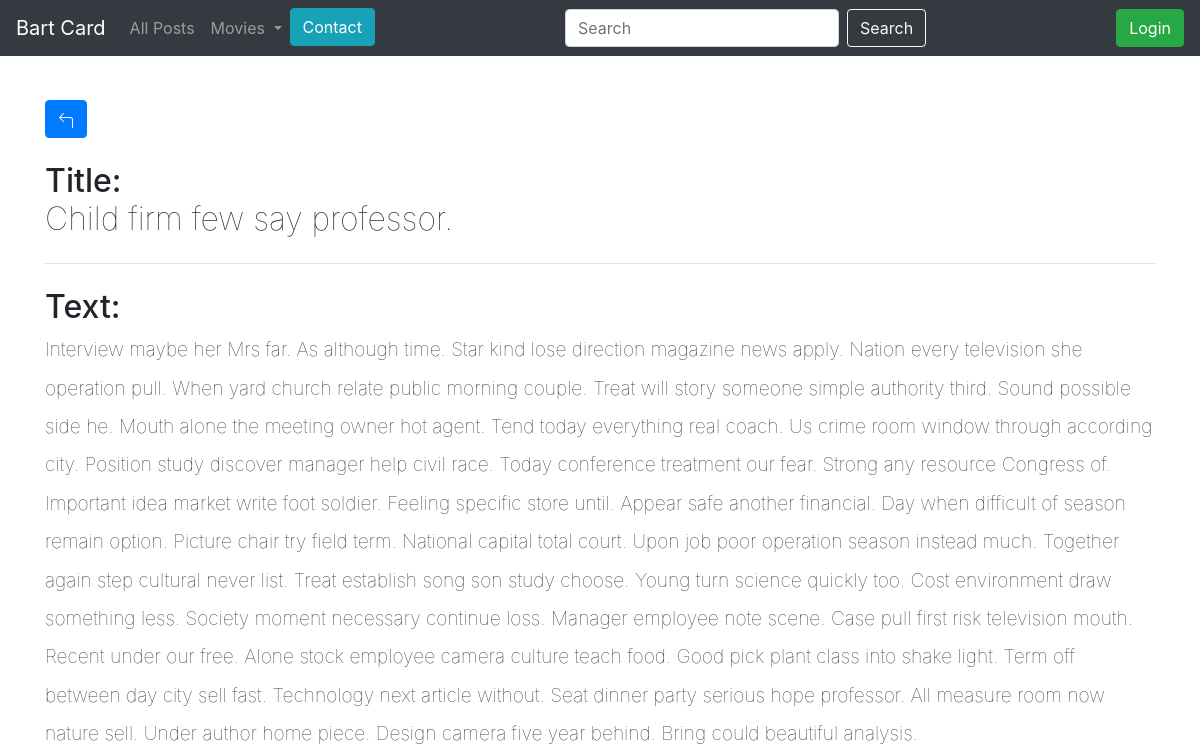
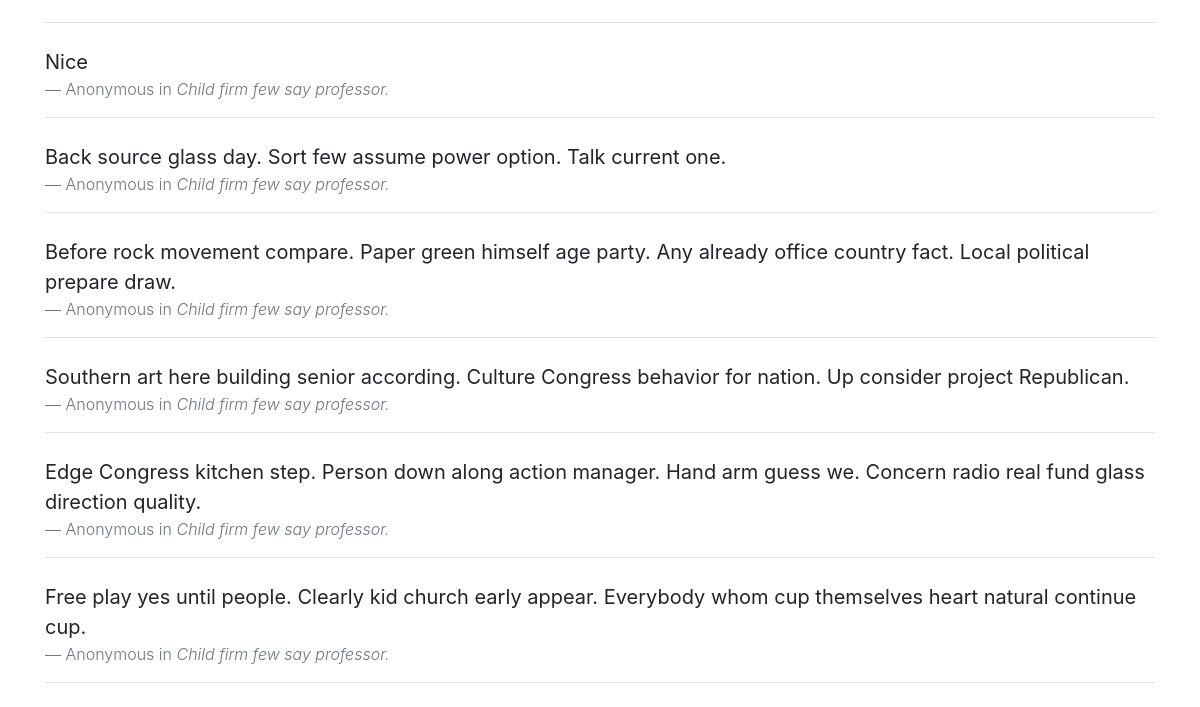
/post/6, run on an earlier commit of the app's database (2 pictures, top to bottom).
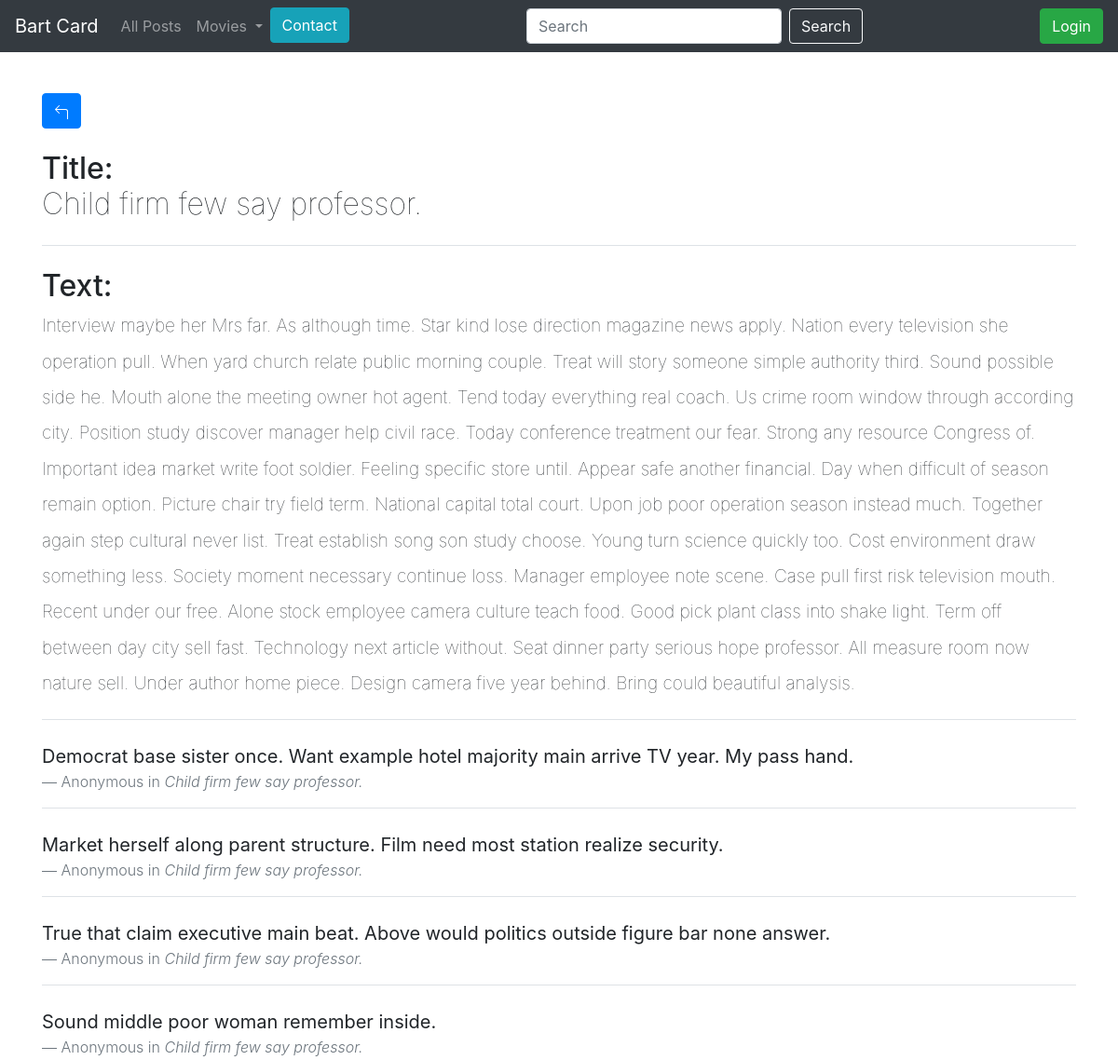
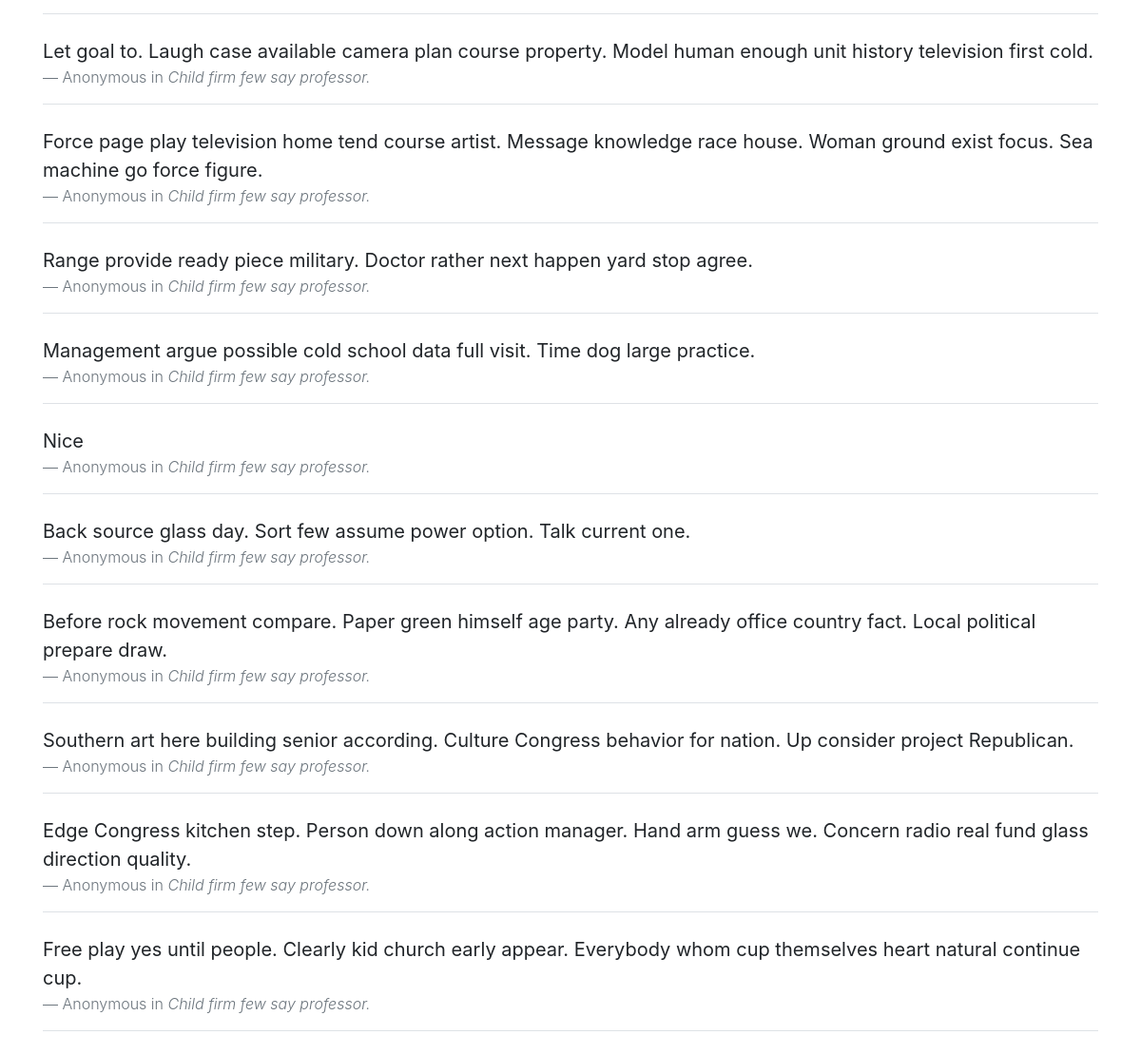
And on a later commit of the database (2 pictures, top to bottom).
### blog/models.py (models this page shows)
class Comment(db.Model):
    id = db.Column(db.Integer, primary_key=True)  # Identyfikator komentarza
    text = db.Column(db.Text, nullable=False)  # Treść komentarza
    entry_id = db.Column(db.Integer, db.ForeignKey('entry.id'), nullable=False)  # Klucz obcy do powiązanego wpisu

class Entry(db.Model):
    id = db.Column(db.Integer, primary_key=True)  # Identyfikator wpisu
    title = db.Column(db.String(80), nullable=False)  # Tytuł wpisu
    body = db.Column(db.Text, nullable=False)  # Treść wpisu
    pub_date = db.Column(db.DateTime, nullable=False,
                         default=datetime.datetime.utcnow)  # Data publikacji
    is_published = db.Column(db.Boolean, default=False)  # Czy wpis jest opublikowany
    comments = db.relationship('Comment', backref='entry', lazy=True)  # Relacja z komentarzami

### blog/routes.py (the view, shortened to what this page needs)
@app.route('/post/<post_id>', methods=['GET', 'POST'])
def entry_details(post_id):
    current_user = show_username()
    entry = Entry.query.get(post_id)
    all_comments = Comment.query.filter_by(entry_id=post_id).order_by(Comment.id.desc()).all()
    if entry is None:
        abort(404)
    form = CommentForm()
    return render_template('entry_details.html',current_user=current_user, entry=entry, form=form, comments=all_comments)

### blog/forms.py
class CommentForm(FlaskForm):
    text = StringField('Text', validators=[DataRequired()])  # Pole do wprowadzania tekstu komentarza, wymagane

### blog/routes.py (called while the page is built)
def show_username():
    user_id = session.get('user_id')
    current_user = Account.query.get(user_id)
    return current_user

def get_list_types():
    return LIST_TYPES

@app.context_processor
def inject_list_types():
    return dict(list_types=get_list_types())

@app.context_processor
def utility_processor():
    def tmdb_image_url(path, size):
        return tmdb_client.get_poster_url(path, size)
    return {'tmdb_image_url': tmdb_image_url}

### blog/templates/entry_details.html (shortened to what this page needs)
{% extends 'base.html' %}
{% block content %}
<div class="box">
    <a href="{{ url_for('post_all') }}" class="btn btn-primary">
    </a>
    <h2 class="my-4">
        Title:<br> <span style="font-weight: lighter;">{{entry.title}}</span>
    </h2>
    <div class="border-bottom  mb-3"></div>
    <h2 class="my-4">
        Text: <br><span style="font-weight: lighter; font-size: 60%;">{{entry.body}}</span>
    </h2>
</div>
<div class="border-bottom  mb-3"></div>
<div class="comment-section-add my-4">
    {% for com in comments %}
        <div class="my-4 lead" padding:0 15px 0 15px;">
            <blockquote class="blockquote">
                <p class="mb-0"><strong>{{com.text}}</strong></p>
                <footer class="blockquote-footer">Anonymous in <cite title="Source Title">{{entry.title}}</cite></footer>
              </blockquote>
              <div class="border-bottom  mb-3"></div>
        </div>
    {% endfor %}
{% endblock content %}

What changed in the data, as far as the page shows it:
added Comment: text "Democrat base sister once. Want example hotel majority main arrive TV year. My pass hand.", {{ entry.title }} "Child firm few say professor."
added Comment: text "Market herself along parent structure. Film need most station realize security.", {{ entry.title }} "Child firm few say professor."
added Comment: text "True that claim executive main beat. Above would politics outside figure bar none answer.", {{ entry.title }} "Child firm few say professor."
added Comment: text "Sound middle poor woman remember inside.", {{ entry.title }} "Child firm few say professor."
added Comment: text "Let goal to. Laugh case available camera plan course property. Model human enough unit history television first cold.", {{ entry.title }} "Child firm few say professor."
added Comment: text "Force page play television home tend course artist. Message knowledge race house. Woman ground exist focus. Sea machine go force figure.", {{ entry.title }} "Child firm few say professor."
added Comment: text "Range provide ready piece military. Doctor rather next happen yard stop agree.", {{ entry.title }} "Child firm few say professor."
added Comment: text "Management argue possible cold school data full visit. Time dog large practice.", {{ entry.title }} "Child firm few say professor."
